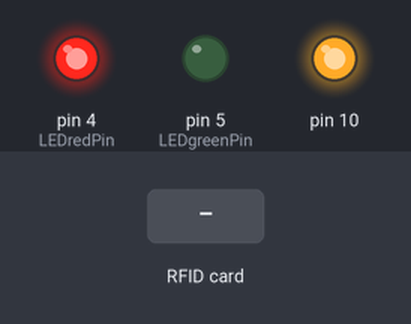
Simulated run of this program. Board: Arduino Uno, built with avr-gcc and run on an emulated ATmega328P. Parts: output pins drawn as LEDs (lit = HIGH). The inputs (shaded band) are chosen by the test bench. What the program prints to the serial monitor is not drawn.

Above: at 1.2 s.
1.3 s: RFID card 5E 7A 19 C4 held to the reader
At 2.4 s:
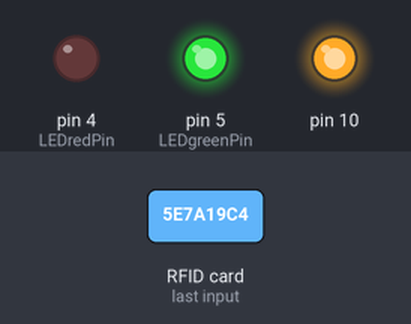
Timing chart, 0 to 11.8 s (numbered marks = the images above; inputs shaded):
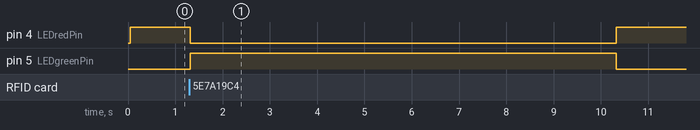

Measured:
- after the input at 1.3 s, pin 4 (LEDredPin): HIGH → LOW at once, → HIGH 9.0 s later; pin 5 (LEDgreenPin): LOW → HIGH at once, → LOW 9.0 s later

The program:

main.cpp
```cpp
#include <MFRC522.h>
#include <Arduino.h>
#include <SPI.h>

int RFIDsdaPin = 2, RFIDsckPin = 13, RFIDmosiPin = 11;
int RFIDmiPin = 12, RFIDrstPin = 3;MFRC522 RFIDrunner(RFIDsdaPin, RFIDrstPin);
int LEDredPin = 4;int LEDgreenPin = 5;int SesionMaxTimePerScan = 10;
unsigned long Cooldown1;

int LEDstate[2] = {1, 0};int RFIDstate[2] = {0, 0};

void LEDtoggle() {LEDstate[0] = (LEDstate[0] == 0 ? 1 : 0);LEDstate[1] = (LEDstate[1] == 0 ? 1 : 0);}
void LEDsetState(int redLight, int greenLight) {LEDstate[0] = redLight;LEDstate[1] = greenLight;}
void RFIDgrantAccess() {RFIDstate[0] = 1;RFIDstate[1] = SesionMaxTimePerScan;LEDsetState(0, 1);}
void RFIDungrantAccess() {RFIDstate[0] = 0;RFIDstate[1] = 0;LEDsetState(1, 0);}

void setup() {
  pinMode(LEDredPin, OUTPUT);pinMode(LEDgreenPin, OUTPUT);

  Serial.begin(250000);
  SPI.begin();
  RFIDrunner.PCD_Init();

  Serial.print("Started Listening....");

  LEDsetState(1, 0);
}

void loop() {
  Serial.println(String(LEDstate[0]) + " " + String(LEDstate[1]));
  digitalWrite(LEDredPin, (LEDstate[0] == 1 ? HIGH : LOW));digitalWrite(LEDgreenPin, (LEDstate[1] == 1 ? HIGH : LOW));
  if(RFIDstate[0] == 0) {
    if(!RFIDrunner.PICC_IsNewCardPresent()) {return;}
    if(!RFIDrunner.PICC_ReadCardSerial()) return;
    Serial.println();
    for (int i = 0; i < RFIDrunner.uid.size; i++) {
      Serial.print(RFIDrunner.uid.uidByte[i] < 0x10 ? " 0" : " ");
      Serial.print(RFIDrunner.uid.uidByte[i], HEX);
      RFIDgrantAccess();
    }
  }
  else {
    if(RFIDstate[1] < 1){RFIDungrantAccess();}
    if(abs(millis() - Cooldown1 > 1000)) {Cooldown1 = millis();RFIDstate[1]--;}
  }
}
```
